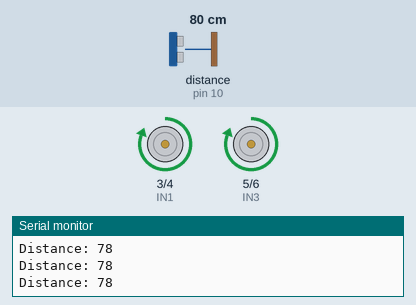
Recording of a sketch running on a simulated Arduino Uno, built with avr-gcc and run on an emulated ATmega328P. Shown: motor-driver pin pairs drawn as motors (green arrow = first pin HIGH = forward, orange = second pin HIGH = backward, longer = more drive), the last lines printed to the serial monitor. Wiring (inferred from the names in the program): ultrasonic range finder: trigger pin 9; echo pin 10. The test bench sets the inputs (shaded band); at power-on: distance to the obstacle (sensor on pin 10) 80 cm. The echo pulse lasts 58.3 µs per cm.

Above: at 1.2 s.
1.3 s: distance to the obstacle (sensor on pin 10) set to 23 cm
4.3 s: distance to the obstacle (sensor on pin 10) set to 18 cm
At 4.9 s:
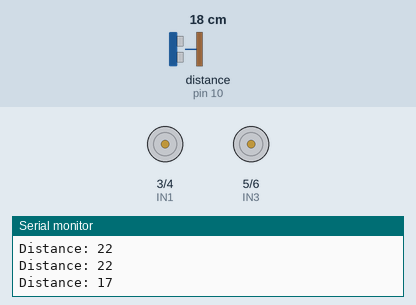
At 7.1 s:
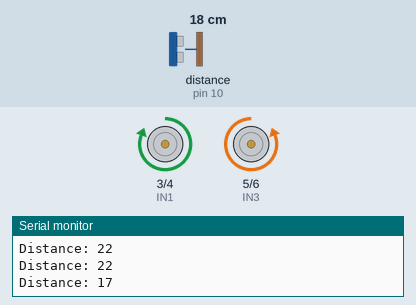
7.3 s: distance to the obstacle (sensor on pin 10) set to 35 cm
9.8 s: distance to the obstacle (sensor on pin 10) set to 2 cm
At 11.6 s:
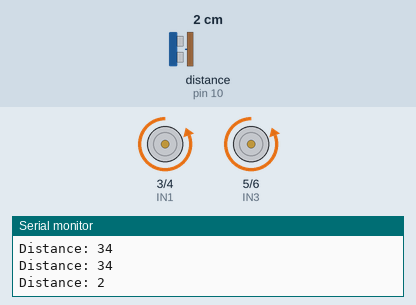
Timing chart, 0 to 13.8 s (numbered marks = the images above; inputs shaded):
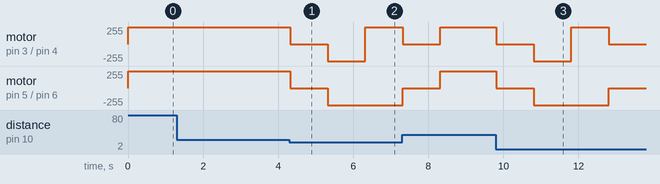

Measured:
- the behaviour switches between 22 and 21 cm on distance to the obstacle (sensor on pin 10) (found by bisection; images 0 and 1)
- after the input at 4.3 s, motor on pin 3 (IN1) / pin 4 (IN2): forward 255/255 → stopped at once, → backward 255/255 1.0 s later, → forward 255/255 1.0 s later; motor on pin 5 (IN3) / pin 6 (IN4): forward 255/255 → stopped at once, → backward 255/255 1.0 s later
- after the input at 9.8 s, motor on pin 3 (IN1) / pin 4 (IN2): forward 255/255 → stopped at once, → backward 255/255 1.0 s later, → forward 255/255 1.0 s later, → stopped 1.0 s later; motor on pin 5 (IN3) / pin 6 (IN4): forward 255/255 → stopped at once, → backward 255/255 1.0 s later, → stopped 2.0 s later

The sketch:

AutonomousRobot.ino
```cpp
int IN1 = 3;
int IN2 = 4;
int IN3 = 5;
int IN4 = 6;

// defines pins numbers
const int trigPin = 9;
const int echoPin = 10;

// defines variables
long duration;
int distance;

void setup() {
  Serial.begin(9600);
  Serial.println("Starting...");
  pinMode(IN1, OUTPUT);
  pinMode(IN2, OUTPUT);
  pinMode(IN3, OUTPUT);
  pinMode(IN4, OUTPUT);
  pinMode(trigPin, OUTPUT); // Sets the trigPin as an Output
  pinMode(echoPin, INPUT); // Sets the echoPin as an Input
}

void loop() {
  // Clears the trigPin
  digitalWrite(trigPin, LOW);
  delayMicroseconds(2);
  // Sets the trigPin on HIGH state for 10 micro seconds
  digitalWrite(trigPin, HIGH);
  delayMicroseconds(10);
  digitalWrite(trigPin, LOW);
  // Reads the echoPin, returns the sound wave travel time in microseconds
  duration = pulseIn(echoPin, HIGH);
  // Calculating the distance
  distance= duration*0.034/2;
  // Prints the distance on the Serial Monitor
  Serial.print("Distance: ");
  Serial.println(distance);
  if (distance > 20) {
    Forward(10);
  }
  else {
    Stop(1000);
    Backward(1000);
    Left(1000);
    Stop(1000);
  }

}

void Forward(int time) {
  //Motor 1
  digitalWrite(IN1, HIGH);
  digitalWrite(IN2, LOW);
  //Motor 2
  digitalWrite(IN3, HIGH);
  digitalWrite(IN4, LOW);
  delay(time);
}

void Backward(int time) {
  //Motor 1
  digitalWrite(IN1, LOW);
  digitalWrite(IN2, HIGH);
  //Motor 2
  digitalWrite(IN3, LOW);
  digitalWrite(IN4, HIGH);
  delay(time);
}

void Left(int time) {
  //Motor 1
  digitalWrite(IN1, HIGH);
  digitalWrite(IN2, LOW);
  //Motor 2
  digitalWrite(IN3, LOW);
  digitalWrite(IN4, HIGH);
  delay(time);
}

void Stop(int time) {
  //Motor 1
  digitalWrite(IN1, LOW);
  digitalWrite(IN2, LOW);
  //Motor 2
  digitalWrite(IN3, LOW);
  digitalWrite(IN4, LOW);
  delay(time);
}
```
